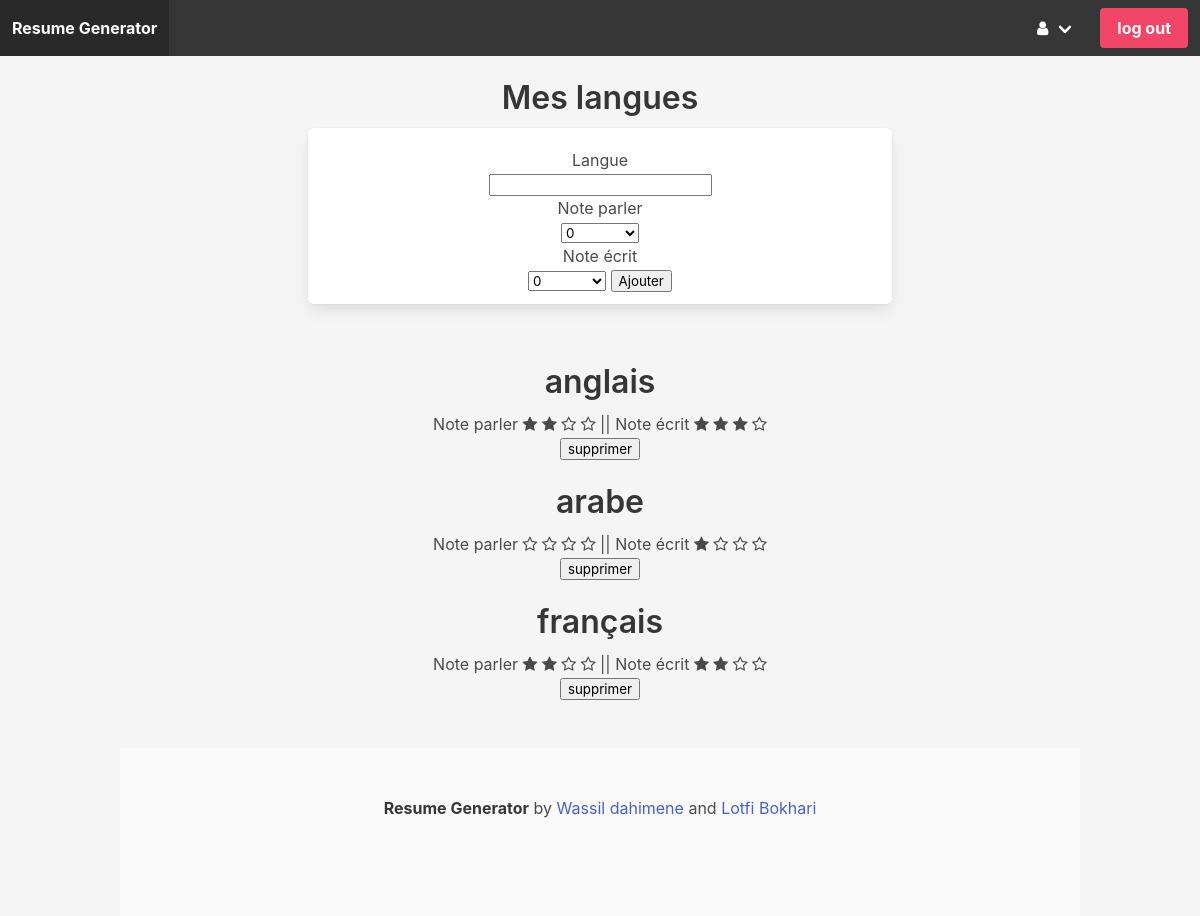
The page /langues/ (signed in) on the database its author committed.
### core/models.py (models this page shows, shortened)
class Langue(models.Model):
    author = models.ForeignKey(settings.AUTH_USER_MODEL,on_delete=models.CASCADE)
    title = models.CharField(max_length=100, blank =True, null=True,verbose_name="langue")
    note_parler =  models.PositiveSmallIntegerField(default=0, choices=note_choices,blank=True,verbose_name="note parler")
    note_ecrit= models.PositiveSmallIntegerField(default=0, choices=note_choices,blank=True,verbose_name="note écrit")
    class Meta:
        verbose_name = "langue"
        ordering = ['title']

### core/views.py (the view)
# urls.py: path('langues/',view_langues,name='view_langues'),
@login_required
def view_langues(request):
    form=LangueForm(request.POST or None)
    if form.is_valid():
        obj=form.save(commit=False)
        obj.author=request.user
        obj.save()
    try:
        langues = Langue.objects.filter(author=request.user.id)
        if langues != None:
            data = {'langues':langues,'form':form}
        else:
            data = {'langues':[{'title':'No langues'}],'form':form}
    except ValueError:
         data = {'langues':[{'title':'No langues'}],'form':form}
         print("Unexpected error:", sys.exc_info()[0])
    return render(request, 'langues.html', data)

### core/forms.py
class LangueForm(forms.ModelForm):
    class Meta:
        model = Langue
        fields = ['title','note_parler','note_ecrit']
        labels = {
            "title": "Langue",
            "note_parler": "Note parler",
            "note_ecrit": "Note écrit",
        }

### core/templates/langues.html (shortened to what this page needs)
{% extends 'base.html' %} {% block content %}
<div class="container">
  <div class="columns is-mobile is-centered">
    <div class="column is-8">
      <div class="block has-text-centered m-5">
        <h1 class="title m-3">Mes langues</h1>
        <div class="box">
          <div class="buttons are-large is-centered">
         <form action="" method="post">
                {% for p in form %}
                <p> {{p.label}} </p>
                {{ p }}
                {% endfor %}
                <button type="submit"> Ajouter </button>
              </form>
          </div>
        </div>
      </div>
    </div>
  </div>
</div>
<div class="container">
  <div class="columns is-multiline is-mobile">
    <div class="column is-quarter">
    {% for langue in langues %}
      <div class="block has-text-centered m-5">
            <p class="title m-3">{{ langue.title }}
              </p>
              <p>   <span> Note parler           {% with ''|center:langue.note_parler as range %}
              {% if range|length == 4  %}
              <i class="fa fa-star"></i>
              <i class="fa fa-star"></i>
              <i class="fa fa-star"></i>
              <i class="fa fa-star"></i>
              {% elif  range|length == 3  %}
              <i class="fa fa-star"></i>
              <i class="fa fa-star"></i>
              <i class="fa fa-star"></i>
              <i class="fa fa-star-o"></i>
              {% elif  range|length == 2  %}
              <i class="fa fa-star"></i>
              <i class="fa fa-star"></i>
              <i class="fa fa-star-o"></i>
              <i class="fa fa-star-o"></i>
              {% elif  range|length == 1  %}
              <i class="fa fa-star"></i>
              <i class="fa fa-star-o"></i>
              <i class="fa fa-star-o"></i>
              <i class="fa fa-star-o"></i>
              {% else %}
              <i class="fa fa-star-o"></i>
              <i class="fa fa-star-o"></i>
              <i class="fa fa-star-o"></i>
              <i class="fa fa-star-o"></i>
              {% endif %}
              {% endwith %}
              || <span> Note écrit
              {% with ''|center:langue.note_ecrit as range %}
              {% if range|length == 4  %}
              <i class="fa fa-star"></i>
              <i class="fa fa-star"></i>
              <i class="fa fa-star"></i>
              <i class="fa fa-star"></i>
              {% elif  range|length == 3  %}
              <i class="fa fa-star"></i>
              <i class="fa fa-star"></i>
              <i class="fa fa-star"></i>
              <i class="fa fa-star-o"></i>
              {% elif  range|length == 2  %}
              <i class="fa fa-star"></i>
              <i class="fa fa-star"></i>
              <i class="fa fa-star-o"></i>
              <i class="fa fa-star-o"></i>
              {% elif  range|length == 1  %}
              <i class="fa fa-star"></i>
              <i class="fa fa-star-o"></i>
              <i class="fa fa-star-o"></i>
              <i class="fa fa-star-o"></i>
              {% else %}
              <i class="fa fa-star-o"></i>
              <i class="fa fa-star-o"></i>
              <i class="fa fa-star-o"></i>
              <i class="fa fa-star-o"></i>
              {% endif %}
              {% endwith %}</p>
            <form action="{% url 'delete_langue' langue.id %}" method="post">
          <button type='submit'> supprimer </button>
          </form>
        </div>
        {% endfor %}
      </div>
    </div>
    {% endblock %}

### rows shown on the page
Langue: title "anglais"
Langue: title "arabe"
Langue: title "français"

### other values the page prints
{{ p.label }} "Langue" "Note parler" "Note écrit"
